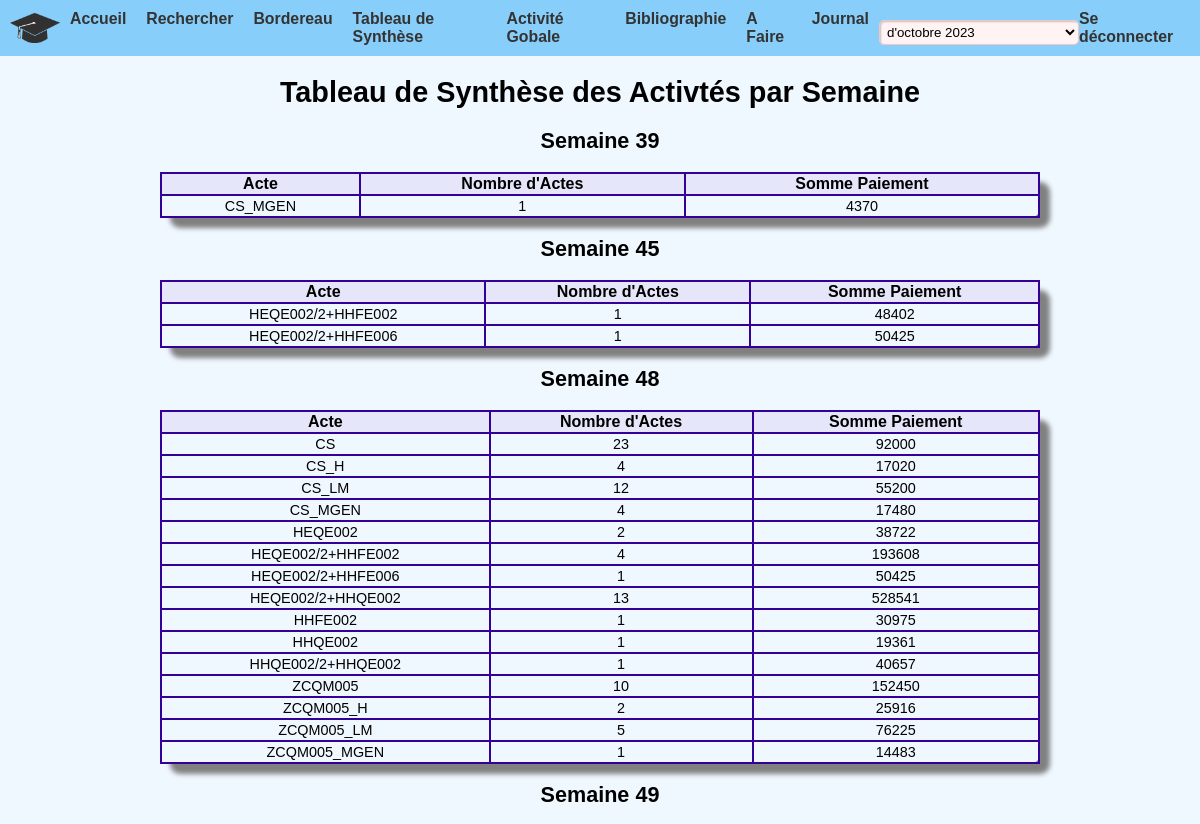
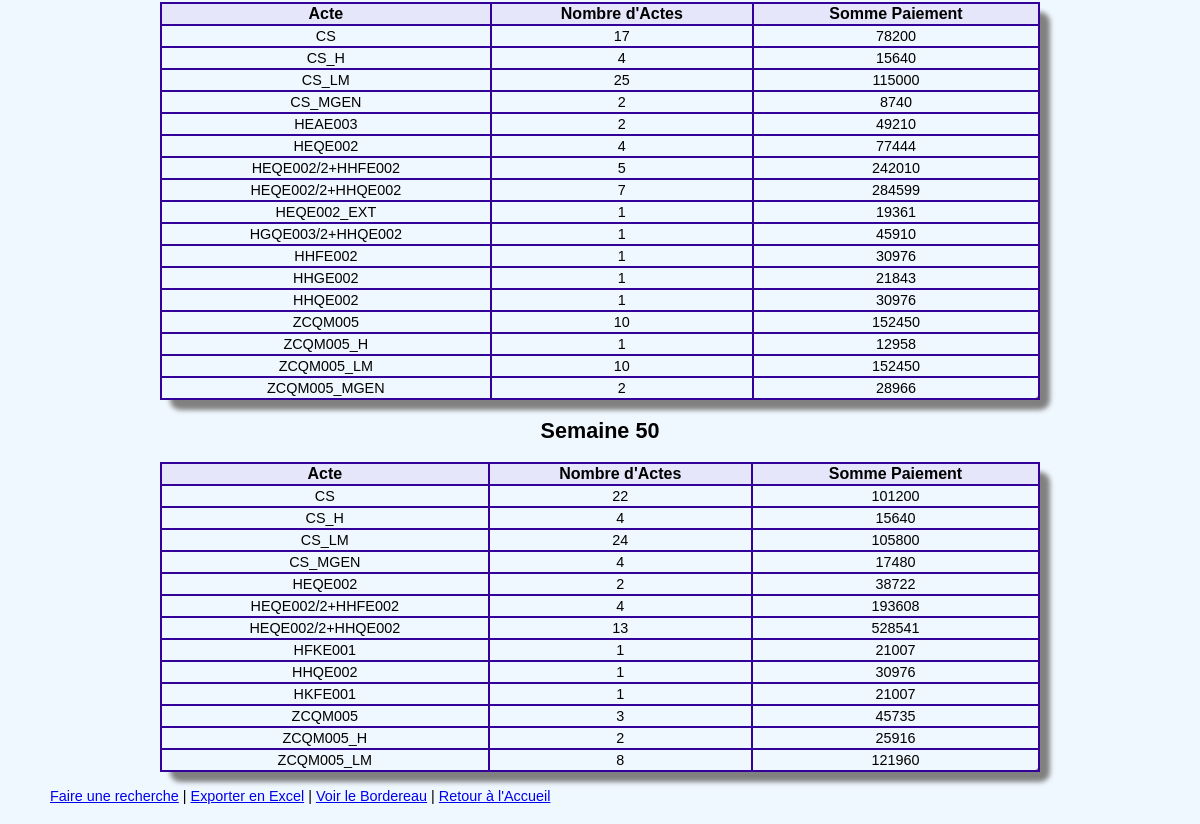
The page /tableau_synthese (signed in) on the database as committed earlier (2 pictures, top to bottom).
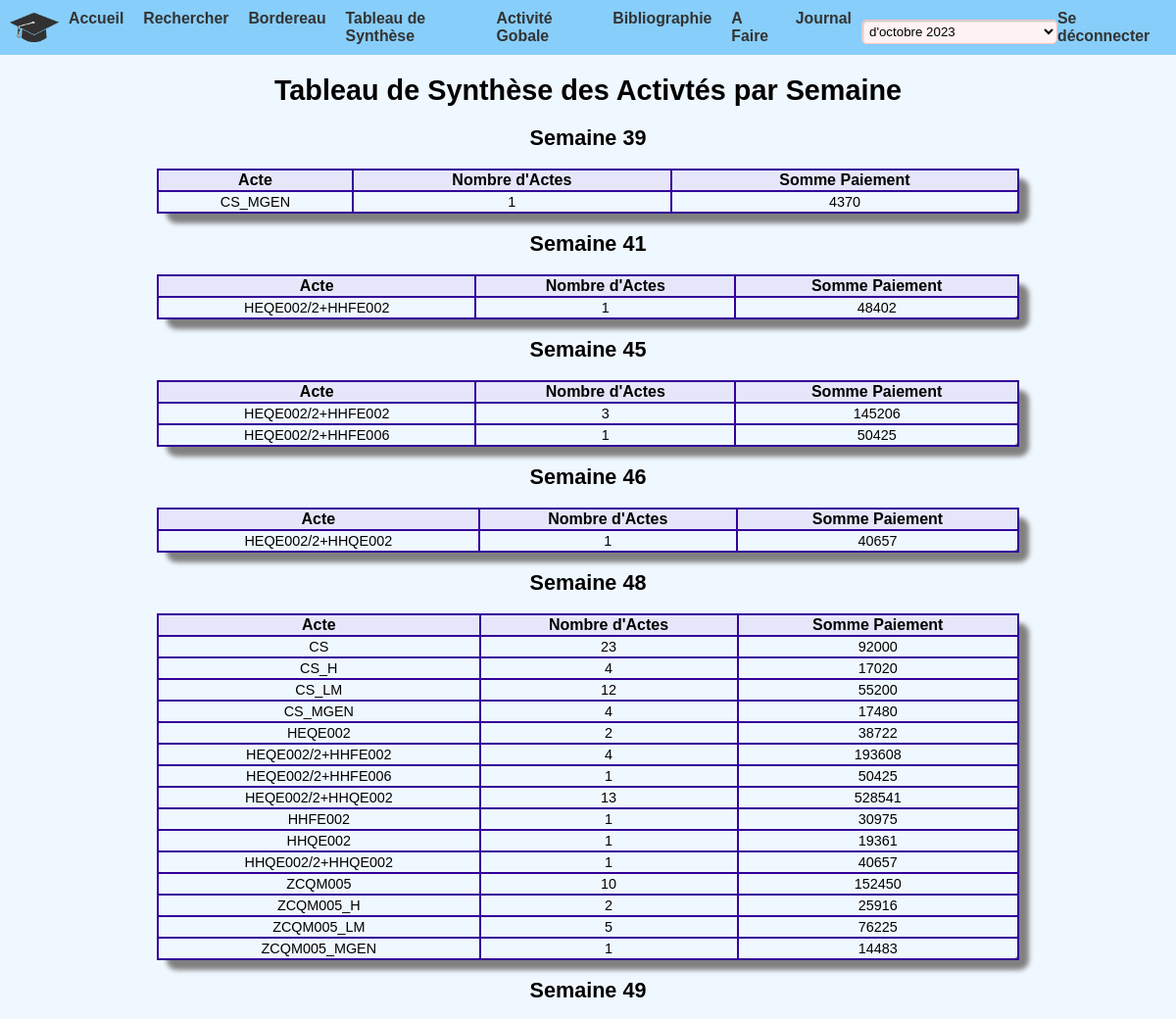
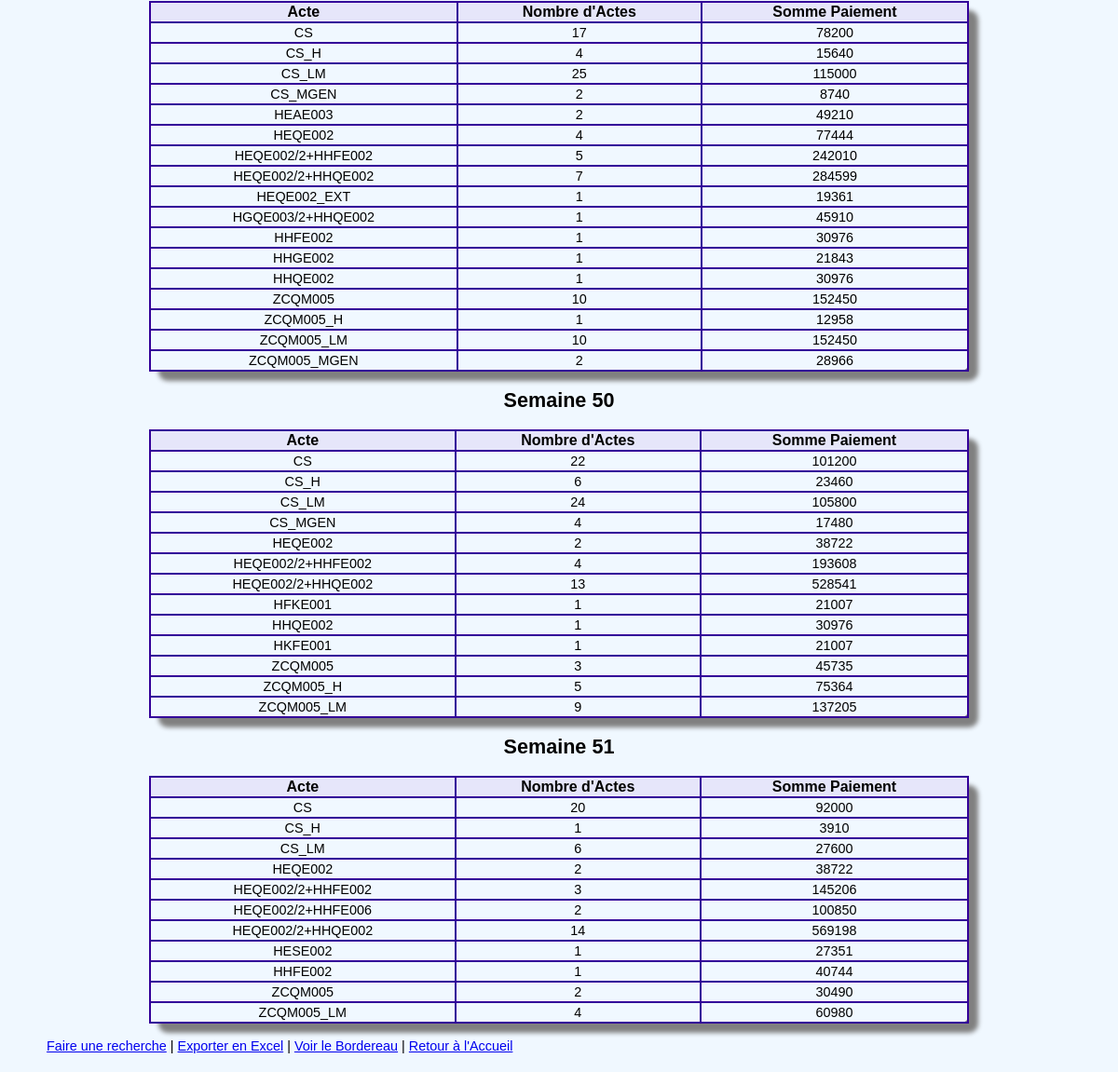
The same page on the database as committed later (2 pictures, top to bottom).
### app.py (models this page shows)
class Activite(db.Model):
    id = db.Column(db.Integer, primary_key=True)
    date = db.Column(db.Date, nullable=False)
    numero_semaine = db.Column(db.Integer)
    numero_facture = db.Column(db.Integer, nullable=False)
    dn = db.Column(db.Integer, nullable=False)
    nom = db.Column(db.String(50), nullable=False)
    prenom = db.Column(db.String(50), nullable=False)
    date_naissance = db.Column(db.Date, nullable=False)
    numero_telephone = db.Column(db.String(20), nullable=True)
    mail = db.Column(db.String(30), nullable=True)
    acte = db.Column(db.String(100), nullable=False)
    modalite_paiement = db.Column(db.String(50), nullable=False)
    paiement = db.Column(db.Integer, nullable=False)
    observation = db.Column(db.String(255))
    paiement_cps = db.Column(db.Integer, nullable=False)

### app.py (the view)
@app.route('/tableau_synthese', methods=['GET'])
@login_required
def tableau_synthese():
    result = db.session.query(
        Activite.numero_semaine,
        Activite.acte,
        func.sum(Activite.paiement).label('somme_paiement'),
        func.count().label('nombre_actes')
    ).group_by(Activite.numero_semaine, Activite.acte).all()
    tableau_synthese = {}
    for semaine, acte, somme_paiement, nombre_actes in result:
        if semaine not in tableau_synthese:
            tableau_synthese[semaine] = []
        tableau_synthese[semaine].append({
            'acte': acte,
            'somme_paiement': somme_paiement,
            'nombre_actes': nombre_actes
        })
    return render_template('tableau_synthese.html', tableau_synthese=tableau_synthese)

### app.py (called while the page is built)
@login_manager.user_loader
def load_user(user_id):
    return User.query.get(int(user_id))

### templates/tableau_synthese.html (shortened to what this page needs)
{% extends "base.html" %}
{% block content %}
<!DOCTYPE html>
<html lang="fr">
<head>
</head>
<body>
    <h1 class="center-text">Tableau de Synthèse des Activtés par Semaine</h1>
    {% for semaine, data in tableau_synthese.items() %}
        <h2 class="center-text">Semaine {{ semaine }}</h2>
        <table class="center-text">
            <thead>
                <tr>
                    <th>Acte</th>
                    <th>Nombre d'Actes</th>
                    <th>Somme Paiement</th>
                </tr>
            </thead>
            <tbody>
                {% for entry in data %}
                    <tr>
                        <td>{{ entry['acte'] }}</td>
                        <td>{{ entry['nombre_actes'] }}</td>
                        <td>{{ entry['somme_paiement'] }}</td>
                    </tr>
                {% endfor %}
            </tbody>
        </table>
    {% endfor %}
    <br>
    <a href="{{ url_for('rechercher') }}">Faire une recherche</a> |
    <a href="{{ url_for('exporter_excel') }}">Exporter en Excel</a> |
    <a href="{{ url_for('bordereau') }}">Voir le Bordereau</a> |
    <a href="{{ url_for('index') }}">Retour à l'Accueil</a>
</body>
</html>
{% endblock %}

### templates/base.html (shortened to what this page needs)
<!DOCTYPE html>
<html lang="fr">
<head>
    <link rel="stylesheet" href="{{ url_for('static', filename='css/style.css') }}">
</head>
<body>
    <nav id="navbar">
        <img src="{{ url_for('static', filename='img/logo.png') }}" alt="logo" width="50">
        <ul id="navbar-items">
            <li class="navbar-item">
                <a href="{{ url_for('index') }}">Accueil</a>
            </li>
            <li class="navbar-item">
                <a href="{{ url_for('rechercher') }}">Rechercher</a>
            </li>
            <li class="navbar-item">
                <a href="{{ url_for('bordereau') }}">Bordereau</a>
            </li>
            <li class="navbar-item">
                <a href="{{ url_for('tableau_synthese') }}">Tableau de Synthèse</a>
            </li>
            <li class="navbar-item">
                <a href="{{ url_for('tableau_synthese_1') }}">Activité Gobale</a>
            </li>
            <li class="navbar-item">
                <a href="{{ url_for('bibliographie') }}">Bibliographie</a>
            </li>
            <li class="navbar-item">
                <a href="{{ url_for('tasks') }}">A Faire</a>
            </li>
            <li class="navbar-item">
                <a>Journal</a>
            </li>
            <li>
            <select id="navbar-dropdown" onchange="window.location.href=this.value;">
                <option value="https://docs.google.com/spreadsheets/d/116q7PuVSUBGGHnQ2MTsQ2hskabVBjt7OL7lZCFBK4ns/edit?usp=drive_link"> d'octobre 2023</option>
            </select>
            </li>
            <li class="navbar-item login-logout">
                {% if current_user.is_authenticated %}
                    <a href="{{ url_for('logout') }}">Se déconnecter</a>
                {% else %}
                    <a href="{{ url_for('login') }}">Se connecter</a>
                {% endif %}
            </li>
        </ul>
    </nav>
    <div id="container">
        {% block content %}{% endblock %}
    </div>
</body>
</html>

### static/css/style.css (style rules this page uses)
body { background-color:aliceblue; margin: 0; }
#navbar { padding: 10px; display: flex; align-items: center; background-color: lightskyblue; font-size: 1.1em; color: #333; }
#navbar-items { list-style-type: none; margin: 0; padding: 0; display: flex; width: 100%; }
.navbar-item { margin: 0 10px; }
.navbar-item.login-logout { margin-left: auto; }
.navbar-item a { text-decoration: none; display: block; color: #333; font-weight: bold; }
#container { margin: 20px 50px; }

### templates/tableau_synthese.html (style rules this page uses)
.center-text { text-align: center; }
body { font-family : Arial sans-serif; font-size : 11pt; }
table, td, th { border : 2px solid rgb(51, 0, 153); }
table { width : 80%; margin: auto; border-collapse : collapse; border-radius : 10px; box-shadow: 10px 10px 5px gray; }
th, caption { font-size : 12pt; font-weight : bold; }
th { text-align: center; background-color : rgb(230,230,250); }
td { margin: 2px; padding: 2px; }
body { font-family:"trebuchet ms",sans-serif; font-size:90%; }
input, textarea, select, option { background-color:#FFF3F3; }
input, textarea, select { padding:3px; border:1px solid #F5C5C5; border-radius:5px; width:200px; box-shadow:1px 1px 2px #C0C0C0 inset; }
select { margin-top:10px; }

Rows that differ between the two databases and show on the page:
now on this page (row unchanged): Activite: acte "HEQE002/2+HHQE002", nombre_actes "1", somme_paiement "40657", shown under "46"
added Activite: acte "HESE002", nombre_actes "1", somme_paiement "27351", shown under "51"
added Activite: acte "HHFE002", nombre_actes "1", somme_paiement "40744", shown under "51"
Other text that changed with them:
new list line: "Semaine 41 Acte Nombre d'Actes Somme Paiement HEQE002/2+HHFE002 1 48402"
list line gone: "HEQE002/2+HHFE002 1 48402"
new list line: "HEQE002/2+HHFE002 3 145206"
new list line: "Semaine 46 Acte Nombre d'Actes Somme Paiement"
list line gone: "CS_H 4 15640 ZCQM005_H 2 25916 ZCQM005_LM 8 121960"
new list line: "CS_H 6 23460 ZCQM005_H 5 75364 ZCQM005_LM 9 137205"
new list line: "Semaine 51 Acte Nombre d'Actes Somme Paiement CS 20 92000 CS_H 1 3910 CS_LM 6 27600 HEQE002 2 38722 HEQE002/2+HHFE002 3 145206 HEQE002/2+HHFE006 2 100850 HEQE002/2+HHQE002 14 569198 ZCQM005 2 30490 ZCQM005_LM 4 60980"
